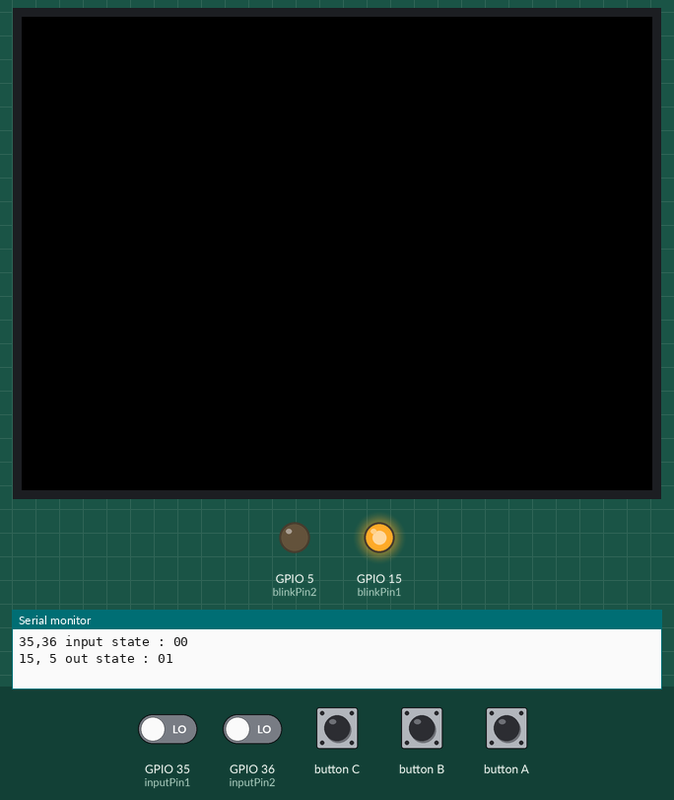
Recording of a sketch running on a simulated ESP32. Shown: 320×240 colour display, output pins drawn as LEDs (lit = HIGH), the last lines printed to the serial monitor. The test bench sets the inputs (shaded band); at power-on: GPIO 35 (inputPin1) LOW, GPIO 36 (inputPin2) LOW.

Above: at 1.1 s.
At 3.1 s:
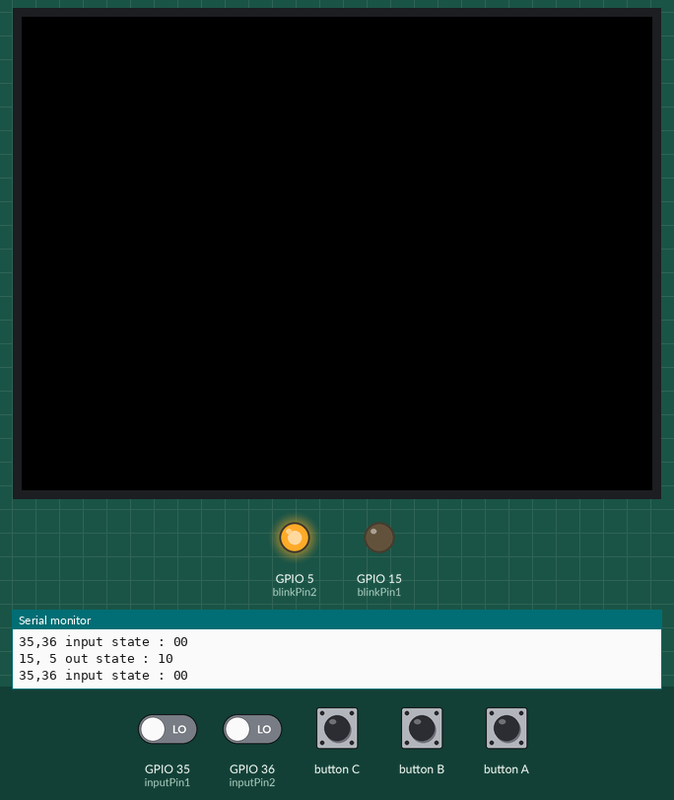
Timing chart, 0 to 5.4 s (numbered marks = the images above):
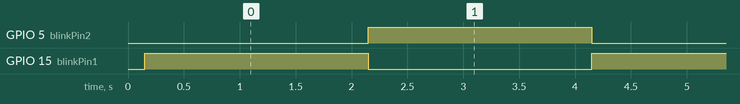

Measured:
- by itself, GPIO 5 (blinkPin2), GPIO 15 (blinkPin1): alternates HIGH for 2.0 s and LOW for 2.0 s

The sketch:

basic_test_servo_pro.ino.ino
```cpp
#include <M5Stack.h>

const int blinkPin1 = 15; //定义引脚15
const int blinkPin2 = 5; //定义引脚5
const int inputPin1 = 35; //定义引脚35
const int inputPin2 = 36; //定义引脚36
boolean blink1State = false;   //定义 blink1State 为false状态
boolean blink2State = true;   //定义 blink2State 为false状态

void task1(void * pvParameters) {

    for(;;) {
        Serial.print("35,36 input state : ");
        Serial.print(digitalRead(inputPin1));
        Serial.println(digitalRead(inputPin2));
        delay(1000);
    }
}

void task2(void * pvParameters) {

    for(;;) {
        Serial.print("15, 5 out state : ");
        Serial.print(blink1State);
        Serial.println(blink2State);
        blink1State = !blink1State;   //反转blink1State的逻辑真或假（false or  true）
        digitalWrite(blinkPin1, blink1State); //数字引脚，设置为blink1State的状态
        blink2State = !blink2State;
        digitalWrite(blinkPin2, blink2State);
        delay(2000);
    }
}
//
//void task3(void * pvParameters) {
//
//    for(;;) {
//        Serial.print("task3 Uptime (ms): ");
//        Serial.println(millis());
//        delay(1000);
//    }
//}


void setup() {

    M5.begin();
    M5.Power.begin();

    pinMode(blinkPin1, OUTPUT);   //设置blinkPin1 为输出模式
    pinMode(blinkPin2, OUTPUT);   //设置blinkPin2 为输出模式
    pinMode(inputPin1, INPUT);   //设置inputPin1 为输RU模式
    pinMode(inputPin2, INPUT);   //设置inputPin2 为输RU模式

    digitalWrite(blinkPin1, blink2State); //数字引脚，设置为blink1State的状态
    digitalWrite(blinkPin2, blink2State); //数字引脚，设置为blink1State的状态

    // Task 1
    xTaskCreatePinnedToCore(
                    task1,     /* Function to implement the task */
                    "task1",   /* Name of the task */
                    4096,      /* Stack size in words */
                    NULL,      /* Task input parameter */
                    1,         /* Priority of the task */
                    NULL,      /* Task handle. */
                    0);        /* Core where the task should run */

    // Task 2
    xTaskCreatePinnedToCore(
                    task2,     /* Function to implement the task */
                    "task2",   /* Name of the task */
                    4096,      /* Stack size in words */
                    NULL,      /* Task input parameter */
                    2,         /* Priority of the task */
                    NULL,      /* Task handle. */
                    0);        /* Core where the task should run */

    // Task 3
//    xTaskCreatePinnedToCore(
//                    task3,     /* Function to implement the task */
//                    "task3",   /* Name of the task */
//                    4096,      /* Stack size in words */
//                    NULL,      /* Task input parameter */
//                    3,         /* Priority of the task */
//                    NULL,      /* Task handle. */
//                    0);        /* Core where the task should run */
}

void loop() {

    M5.update();
}
```
